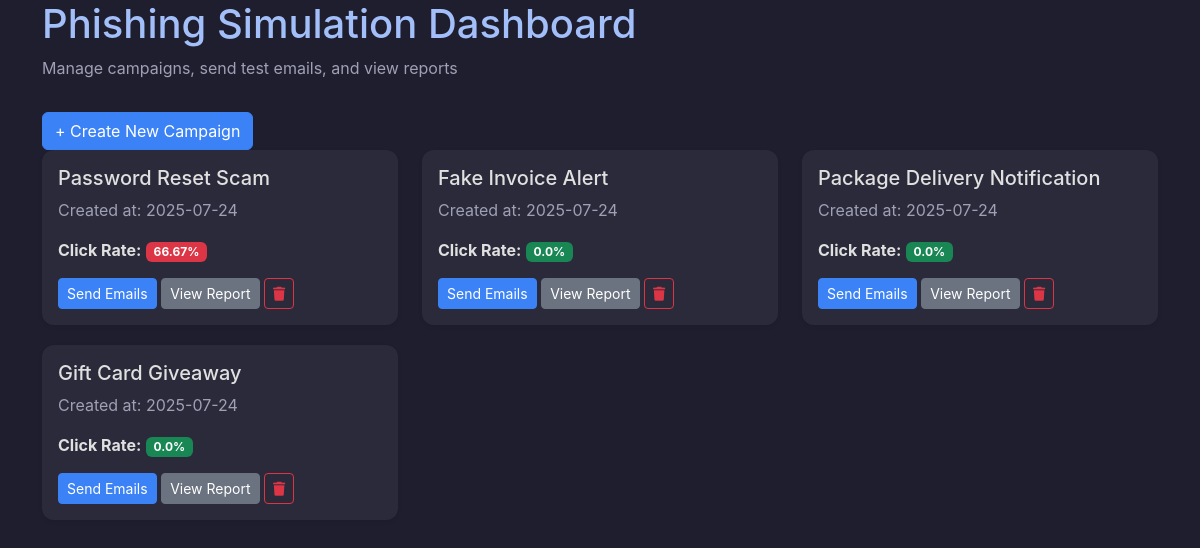
Before: / with the older database file.
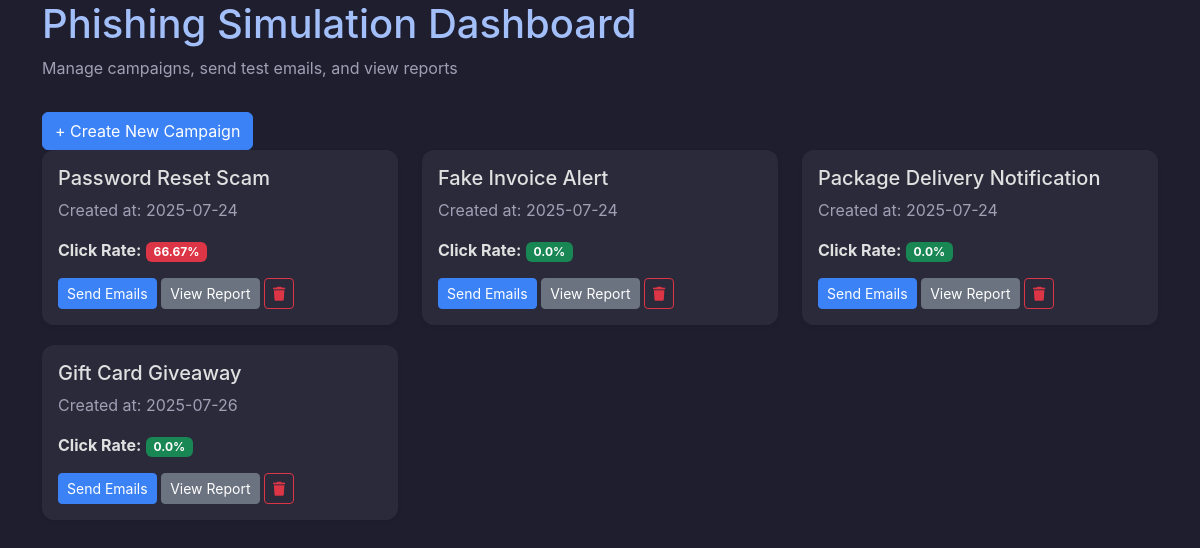
After: the same page with the newer database file.
### models.py (models this page shows)
class Campaign(db.Model):
    __tablename__ = 'campaigns'
    id = db.Column(db.Integer, primary_key=True)
    name = db.Column(db.String(200), nullable=False)
    email_template = db.Column(db.Text, nullable=False)
    created_at = db.Column(db.DateTime, default=datetime.utcnow)
    clicks = db.relationship('Click', backref='campaign', lazy=True)

### app.py (the view)
@app.route('/')
def home():
    campaigns = Campaign.query.all()
    campaign_data = []
    total_users = User.query.count()  # same total users for all campaigns
    for campaign in campaigns:
        clicked_count = len(campaign.clicks)
        click_rate = round((clicked_count / total_users) * 100, 2) if total_users else 0
        campaign_data.append({
            'id': campaign.id,
            'name': campaign.name,
            'created_at': campaign.created_at,
            'click_rate': click_rate
        })
    return render_template('home.html', campaigns=campaign_data)

### templates/home.html (shortened to what this page needs)
<!DOCTYPE html>
<html lang="en">
<head>
    <link href="https://cdn.jsdelivr.net/npm/bootstrap@5.3.0/dist/css/bootstrap.min.css" rel="stylesheet">
    <link href="https://cdn.jsdelivr.net/npm/bootstrap@5.3.0/dist/css/bootstrap.min.css" rel="stylesheet">
    <link rel="stylesheet" href="{{ url_for('static', filename='style.css') }}">
    <link rel="stylesheet" href="https://cdnjs.cloudflare.com/ajax/libs/font-awesome/6.5.1/css/all.min.css">
</head>
<body>
    <div class="container">
        <div class="header">
            <h1>Phishing Simulation Dashboard</h1>
            <p class="text-muted">Manage campaigns, send test emails, and view reports</p>
            <a href="/create-campaign" class="btn btn-primary mt-3">+ Create New Campaign</a>
        </div>
        <div class="row">
            {% for campaign in campaigns %}
            <div class="col-md-4">
                <div class="card shadow-sm">
                    <div class="card-body">
                        <h5 class="card-title">{{ campaign.name }}</h5>
                        <p class="card-text text-muted">
                            Created at: {{ campaign.created_at.strftime('%Y-%m-%d') }}
                        </p>
                        <p class="card-text">
                            <strong>Click Rate:</strong>
                            <span class="badge
                                {% if campaign.click_rate <= 20 %} bg-success
                                {% elif campaign.click_rate <= 50 %} bg-warning
                                {% else %} bg-danger
                                {% endif %}">
                                {{ campaign.click_rate }}%
                            </span>
                        </p>
                        <a href="/send-emails/{{ campaign.id }}" class="btn btn-primary btn-sm">Send Emails</a>
                        <a href="/report/{{ campaign.id }}" class="btn btn-secondary btn-sm">View Report</a>
                        <form action="/delete-campaign/{{ campaign.id }}" method="POST" style="display:inline;">
                            <button type="submit" class="btn btn-sm btn-outline-danger"
                                onclick="return confirm('Are you sure you want to delete this campaign?');"
                                title="Delete Campaign">
                                <i class="fas fa-trash"></i>
                            </button>
                        </form>
                    </div>
                </div>
            </div>
            {% endfor %}
        </div>
    </div>
</body>
</html>

### static/style.css (style rules this page uses)
body { background-color: #1e1e2f; color: #e0e0e0; font-family: 'Inter', sans-serif; }
h1, h2, h3, h4, h5 { color: #a3bffa; }
.card { background-color: #2a2a3b; border: none; border-radius: 12px; box-shadow: 0 2px 8px rgba(0, 0, 0, 0.3); color: #e0e0e0; margin-bottom: 20px; }
.text-muted { color: #a0a0b5 !important; }
.btn-primary { background-color: #3b82f6; border-color: #3b82f6; }
.btn-secondary { background-color: #6b7280; border-color: #6b7280; }

Changed rows visible on the page:
changed Campaign "Gift Card Giveaway": created_at "2025-07-24" → "2025-07-26"
